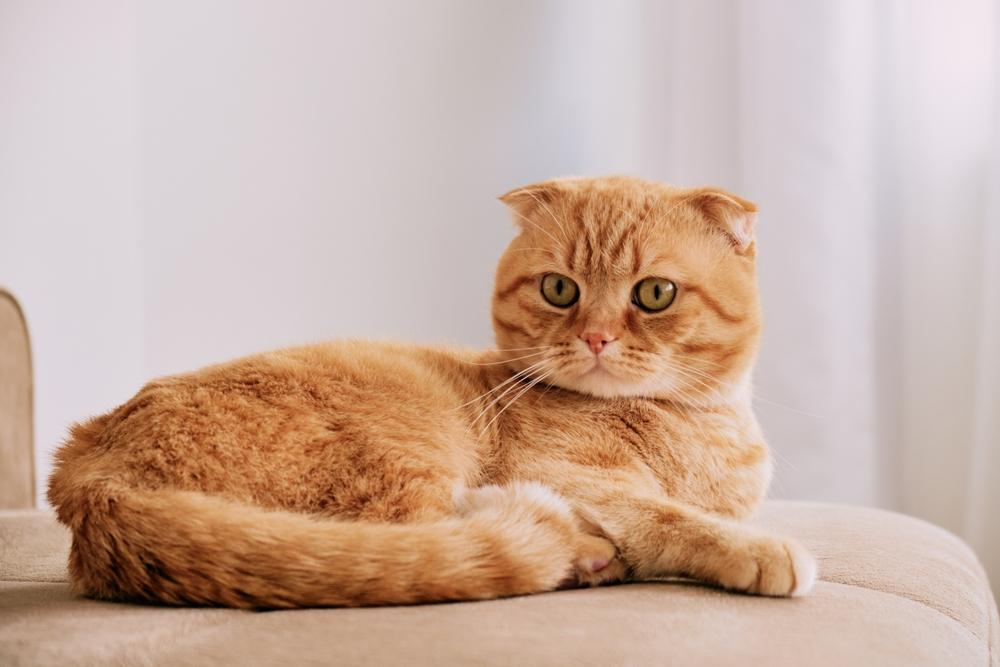
#> input picture kucing.jpeg, 1000 x 667 px
$ jupyter execute pengolahancitradigital.ipynb
#> lines starting #> are read from the running program, lines starting #| are printed output that depends on the picture
<a href="https://colab.research.google.com/github/dwimanuputty/PENGOLAHAN-CITRA-DIGITAL/blob/main/pengolahancitradigital.ipynb" target="_parent"></a>

[cell 1]
import numpy as np
import cv2

# Matriks biner

data = np.array([
  [0,0,0,0,0,0,0,0,0],
  [0,1,1,1,0,0,0,1,1],
  [0,1,1,1,0,0,0,1,1],
  [0,0,0,0,0,0,0,0,0],
  [0,0,0,0,0,0,0,0,0],
  [0,0,1,1,0,1,1,1,0],
  [0,0,1,1,0,1,1,1,0],
  [0,0,0,0,0,0,0,0,0],
  [0,0,0,0,0,0,0,0,0],
  ], dtype=np.uint8)

# Connected componemts dengan 4-connectivity

num_labels, labels = cv2.connectedComponents(data, connectivity=4)
print("Jumlah objek:", num_labels-1) # dikurangi 1 karena background dihitung juga

[cell 2]
import cv2
import matplotlib.pyplot as plt

# Baca gambar (pastikan file kucing.jpeg ada di folder kerja)
img = cv2.imread("kucing.jpeg", cv2.IMREAD_GRAYSCALE)
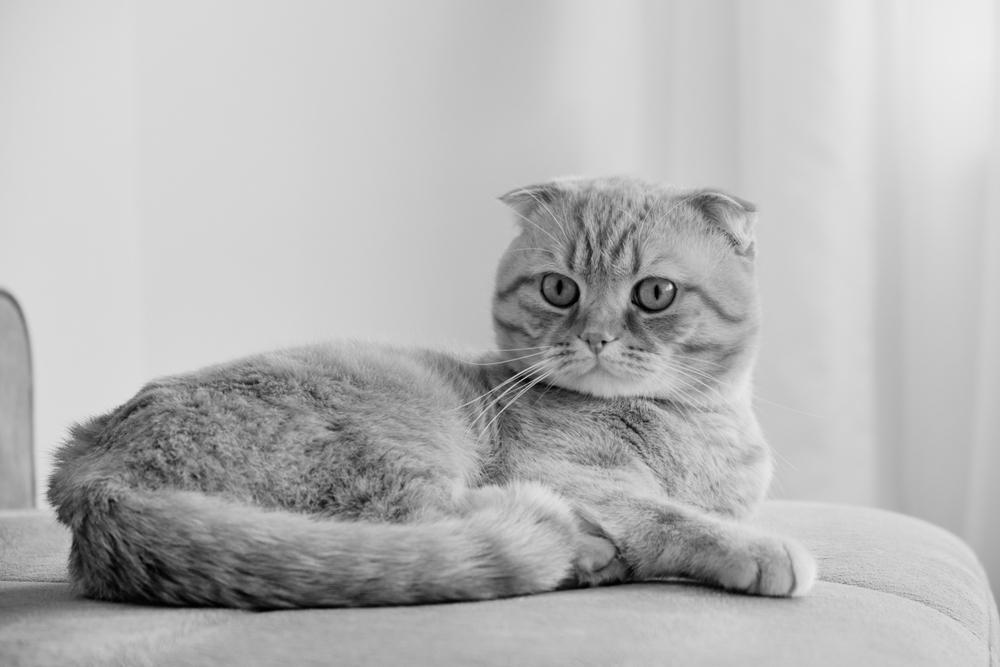
#> img: shape (667, 1000); min 0, max 237, mean 181.4

# Cek apakah gambar terbaca
if img is None:
    print("File kucing.jpeg tidak ditemukan. Pastikan nama dan lokasi file benar.")
else:
    # Resize bertahap
    img_256 = cv2.resize(img, (256,256), interpolation=cv2.INTER_NEAREST)
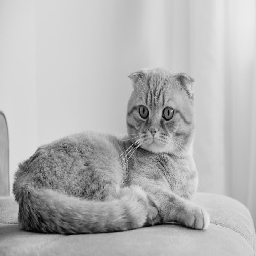
#> img_256: shape (256, 256); min 0, max 237, mean 181.5
    img_128 = cv2.resize(img, (128,128), interpolation=cv2.INTER_NEAREST)
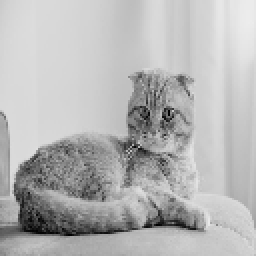
#> img_128: shape (128, 128) (shown 2 times larger); min 0, max 237, mean 181.5
    img_64  = cv2.resize(img, (64,64), interpolation=cv2.INTER_NEAREST)
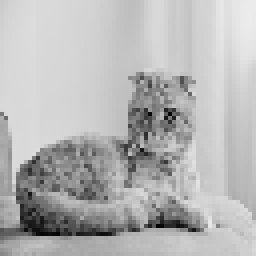
#> img_64: shape (64, 64) (shown 4 times larger); min 1, max 236, mean 181.5

    # Kuantisasi grayscale
    img_2bit = (img // 64) * 64   # 4 level
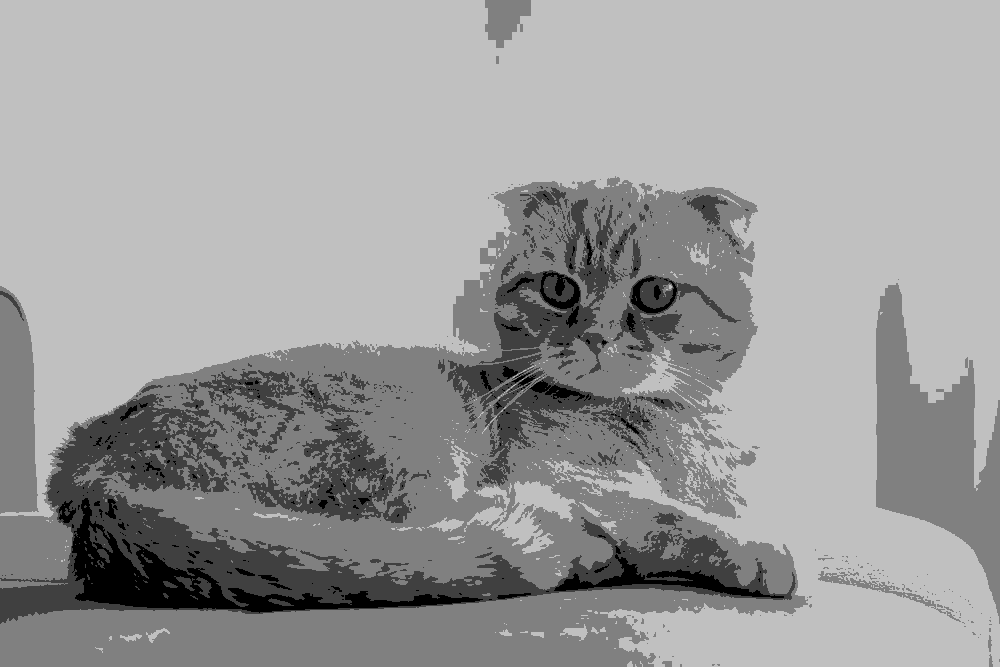
#> img_2bit: shape (667, 1000); min 0, max 192, mean 155.9
    img_4bit = (img // 16) * 16   # 16 level
    img_8bit = img.copy()         # 256 level (asli)

    # Tampilkan semua hasil
    plt.figure(figsize=(12,8))

    plt.subplot(2,3,1); plt.imshow(img, cmap='gray'); plt.title("Asli"); plt.axis("off")
    plt.subplot(2,3,2); plt.imshow(img_256, cmap='gray'); plt.title("Resize 256x256"); plt.axis("off")
    plt.subplot(2,3,3); plt.imshow(img_128, cmap='gray'); plt.title("Resize 128x128"); plt.axis("off")
    plt.subplot(2,3,4); plt.imshow(img_64, cmap='gray'); plt.title("Resize 64x64"); plt.axis("off")
    plt.subplot(2,3,5); plt.imshow(img_2bit, cmap='gray'); plt.title("Kuantisasi 2-bit"); plt.axis("off")
    plt.subplot(2,3,6); plt.imshow(img_4bit, cmap='gray'); plt.title("Kuantisasi 4-bit"); plt.axis("off")

    plt.tight_layout()
    plt.show()

[cell 3]
import cv2
import matplotlib.pyplot as plt

# Baca gambar grayscale
img = cv2.imread("kucing.jpeg", cv2.IMREAD_GRAYSCALE)

if img is None:
    print("File kucing.jpeg tidak ditemukan. Pastikan nama dan lokasi file benar.")
else:
    # Kuantisasi 2-bit (4 level)
    img_2bit = (img // 64) * 64

    # Kuantisasi 4-bit (16 level)
    img_4bit = (img // 16) * 16

    # Kuantisasi 8-bit (256 level) = asli
    img_8bit = img.copy()

    # Tampilkan hasil kuantisasi
    plt.figure(figsize=(12,4))

    plt.subplot(1,3,1); plt.imshow(img_2bit, cmap='gray'); plt.title("Kuantisasi 2-bit (4 level)"); plt.axis("off")
    plt.subplot(1,3,2); plt.imshow(img_4bit, cmap='gray'); plt.title("Kuantisasi 4-bit (16 level)"); plt.axis("off")
    plt.subplot(1,3,3); plt.imshow(img_8bit, cmap='gray'); plt.title("Asli 8-bit (256 level)"); plt.axis("off")

    plt.tight_layout()
    plt.show()
